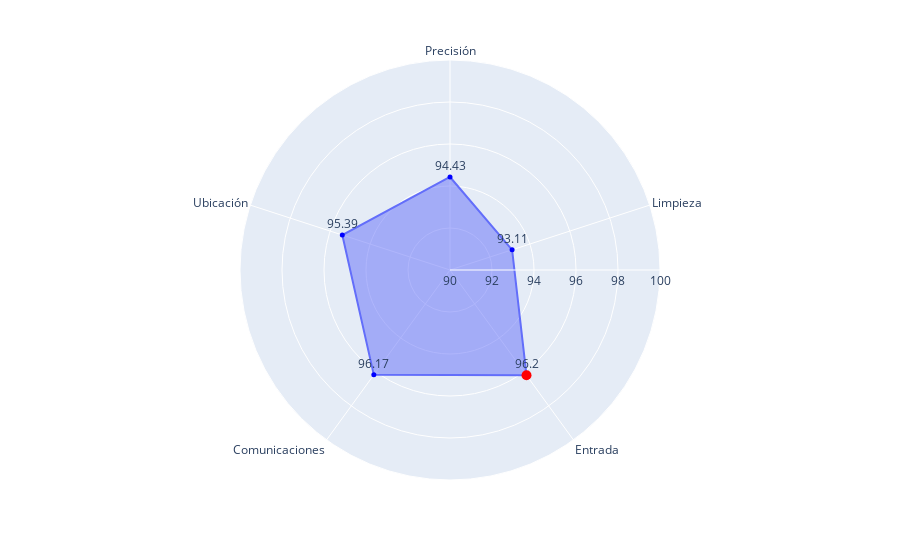

Source (notebook cell):
### Markdown cell above
Gráfica de radar para representar las puntuaciones

### Code cell
#Trazamos la gráfica de radar

fig = px.line_polar(df, r=mean_scores.values, theta=mean_scores.index, range_r=(90, 100), line_close=True)
fig.update_traces(fill='toself')

#Añadimos los valores

fig.add_trace(go.Scatterpolar(
    r=mean_scores.values,
    theta=mean_scores.index,
    mode='markers+text',
    marker=dict(color='blue', size=5, symbol='circle'),
    text=mean_scores.values.round(2),
    textposition='top center',
    name='Valores',
    showlegend=False
))

#Marcamos el valor máximo

fig.add_trace(go.Scatterpolar(
    r=[max_value],
    theta=[max_metric],
    mode='markers',
    marker=dict(color='red', size=10, symbol='circle'),
    name='Valor máximo',
    showlegend=False
))

### Figure 1 — Plotly figure (JSON) as saved in the notebook; plotly's stock layout.template omitted (floating-point values rounded to 4 significant figures)
{"data": [{"fill": "toself", "hovertemplate": "r=%{r}<br>theta=%{theta}<extra></extra>", "legendgroup": "", "line": {"color": "#636efa", "dash": "solid"}, "marker": {"symbol": "circle"}, "mode": "lines", "name": "", "r": [94.43, 93.11, 96.2, 96.17, 95.39, 94.43], "showlegend": false, "subplot": "polar", "theta": ["Precisión", "Limpieza", "Entrada", "Comunicaciones", "Ubicación", "Precisión"], "type": "scatterpolar"}, {"marker": {"color": "blue", "size": 5, "symbol": "circle"}, "mode": "markers+text", "name": "Valores", "r": [94.43, 93.11, 96.2, 96.17, 95.39], "showlegend": false, "text": [94.43, 93.11, 96.2, 96.17, 95.39], "textposition": "top center", "theta": ["Precisión", "Limpieza", "Entrada", "Comunicaciones", "Ubicación"], "type": "scatterpolar"}, {"marker": {"color": "red", "size": 10, "symbol": "circle"}, "mode": "markers", "name": "Valor máximo", "r": [96.2], "showlegend": false, "theta": ["Entrada"], "type": "scatterpolar"}], "layout": {"legend": {"tracegroupgap": 0}, "margin": {"t": 60}, "polar": {"angularaxis": {"direction": "clockwise", "rotation": 90}, "domain": {"x": [0, 1], "y": [0, 1]}, "radialaxis": {"range": [90, 100]}}}}
